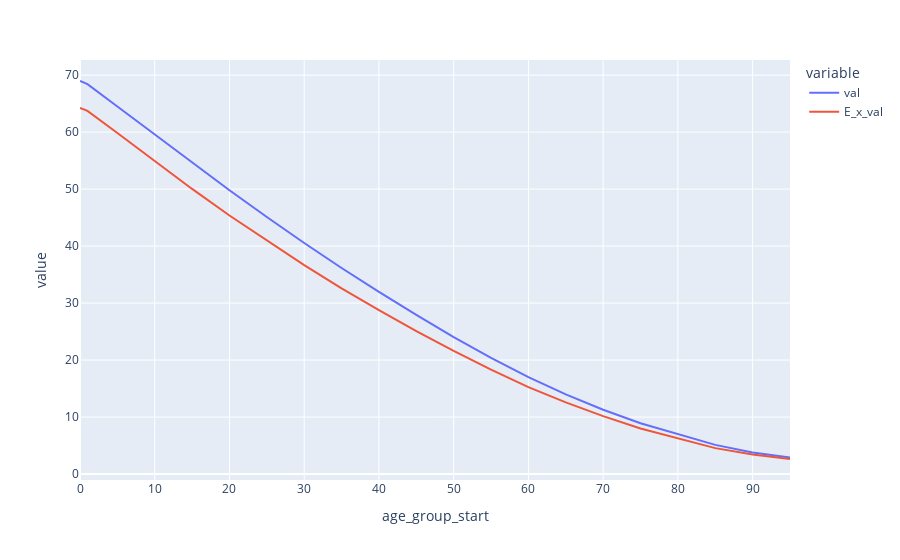

Source (notebook cell):
### Code cell
px.line(
    le_mean_absolute_error
    [np.argmax([x.mae.max() for x in le_mean_absolute_error])]
    .reset_index()
    .query('sex_id == 1')
    .set_index('age_group_start')
    .sort_index()
    [['val', 'E_x_val']]
)

### Figure 1 — Plotly figure (JSON) as saved in the notebook; plotly's stock layout.template omitted (floating-point values rounded to 4 significant figures)
{"data": [{"hovertemplate": "variable=val<br>age_group_start=%{x}<br>value=%{y}<extra></extra>", "legendgroup": "val", "line": {"color": "#636efa", "dash": "solid"}, "marker": {"symbol": "circle"}, "mode": "lines", "name": "val", "orientation": "v", "showlegend": true, "type": "scatter", "x": [0, 1, 5, 10, 15, 20, 25, 30, 35, 40, 45, 50, 55, 60, 65, 70, 75, 80, 85, 90, 95], "xaxis": "x", "y": [68.96, 68.41, 64.5, 59.55, 54.62, 49.79, 45.1, 40.53, 36.15, 31.95, 27.92, 24.04, 20.39, 16.99, 13.97, 11.29, 8.916, 7.04, 5.122, 3.789, 2.904], "yaxis": "y"}, {"hovertemplate": "variable=E_x_val<br>age_group_start=%{x}<br>value=%{y}<extra></extra>", "legendgroup": "E_x_val", "line": {"color": "#EF553B", "dash": "solid"}, "marker": {"symbol": "circle"}, "mode": "lines", "name": "E_x_val", "orientation": "v", "showlegend": true, "type": "scatter", "x": [0, 1, 5, 10, 15, 20, 25, 30, 35, 40, 45, 50, 55, 60, 65, 70, 75, 80, 85, 90, 95], "xaxis": "x", "y": [64.23, 63.73, 59.85, 54.93, 50.03, 45.37, 40.94, 36.67, 32.59, 28.75, 25.09, 21.59, 18.31, 15.26, 12.58, 10.16, 7.991, 6.212, 4.548, 3.412, 2.641], "yaxis": "y"}], "layout": {"legend": {"title": {"text": "variable"}, "tracegroupgap": 0}, "margin": {"t": 60}, "xaxis": {"anchor": "y", "domain": [0, 1], "title": {"text": "age_group_start"}}, "yaxis": {"anchor": "x", "domain": [0, 1], "title": {"text": "value"}}}}
